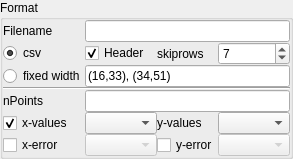
<?xml version="1.0" encoding="UTF-8"?>
<ui version="4.0">
 <class>Form</class>
 <widget class="QWidget" name="Form">
  <property name="geometry">
   <rect>
    <x>0</x>
    <y>0</y>
    <width>273</width>
    <height>141</height>
   </rect>
  </property>
  <property name="windowTitle">
   <string>Form</string>
  </property>
  <layout class="QVBoxLayout" name="verticalLayout">
   <property name="spacing">
    <number>0</number>
   </property>
   <property name="margin">
    <number>0</number>
   </property>
   <item>
    <widget class="QGroupBox" name="groupBox">
     <property name="title">
      <string>Format</string>
     </property>
     <layout class="QGridLayout" name="gridLayout">
      <property name="margin">
       <number>0</number>
      </property>
      <property name="spacing">
       <number>0</number>
      </property>
      <item row="6" column="0">
       <widget class="QRadioButton" name="radioButton">
        <property name="text">
         <string>fixed width</string>
        </property>
        <property name="checked">
         <bool>false</bool>
        </property>
       </widget>
      </item>
      <item row="2" column="1">
       <widget class="QCheckBox" name="checkBox_2">
        <property name="text">
         <string>Header</string>
        </property>
        <property name="checked">
         <bool>true</bool>
        </property>
       </widget>
      </item>
      <item row="12" column="0">
       <widget class="QCheckBox" name="checkBox_3">
        <property name="layoutDirection">
         <enum>Qt::LeftToRight</enum>
        </property>
        <property name="text">
         <string>x-error</string>
        </property>
       </widget>
      </item>
      <item row="2" column="0">
       <widget class="QRadioButton" name="radioButton_2">
        <property name="text">
         <string>csv</string>
        </property>
        <property name="checked">
         <bool>true</bool>
        </property>
       </widget>
      </item>
      <item row="2" column="3">
       <widget class="QSpinBox" name="spinBox">
        <property name="maximum">
         <number>9999</number>
        </property>
        <property name="value">
         <number>7</number>
        </property>
       </widget>
      </item>
      <item row="2" column="2">
       <widget class="QLabel" name="label">
        <property name="text">
         <string>skiprows</string>
        </property>
       </widget>
      </item>
      <item row="6" column="1" colspan="3">
       <widget class="QLineEdit" name="lineEdit">
        <property name="text">
         <string>(16,33), (34,51)</string>
        </property>
       </widget>
      </item>
      <item row="9" column="0">
       <widget class="QLabel" name="label_5">
        <property name="text">
         <string>nPoints</string>
        </property>
       </widget>
      </item>
      <item row="11" column="0">
       <widget class="QCheckBox" name="checkBox">
        <property name="text">
         <string>x-values</string>
        </property>
        <property name="checked">
         <bool>true</bool>
        </property>
       </widget>
      </item>
      <item row="12" column="1">
       <widget class="QComboBox" name="comboBox_3">
        <property name="enabled">
         <bool>false</bool>
        </property>
        <property name="editable">
         <bool>false</bool>
        </property>
       </widget>
      </item>
      <item row="11" column="2">
       <widget class="QLabel" name="label_3">
        <property name="text">
         <string>y-values</string>
        </property>
       </widget>
      </item>
      <item row="12" column="2">
       <widget class="QCheckBox" name="checkBox_4">
        <property name="layoutDirection">
         <enum>Qt::LeftToRight</enum>
        </property>
        <property name="text">
         <string>y-error</string>
        </property>
       </widget>
      </item>
      <item row="11" column="3">
       <widget class="QComboBox" name="comboBox_2">
        <property name="editable">
         <bool>false</bool>
        </property>
       </widget>
      </item>
      <item row="12" column="3">
       <widget class="QComboBox" name="comboBox_4">
        <property name="enabled">
         <bool>false</bool>
        </property>
        <property name="editable">
         <bool>false</bool>
        </property>
       </widget>
      </item>
      <item row="9" column="1" colspan="3">
       <widget class="QLineEdit" name="lineEdit_9">
        <property name="enabled">
         <bool>true</bool>
        </property>
        <property name="readOnly">
         <bool>true</bool>
        </property>
       </widget>
      </item>
      <item row="8" column="0" colspan="4">
       <widget class="Line" name="line_2">
        <property name="orientation">
         <enum>Qt::Horizontal</enum>
        </property>
       </widget>
      </item>
      <item row="11" column="1">
       <widget class="QComboBox" name="comboBox">
        <property name="editable">
         <bool>false</bool>
        </property>
       </widget>
      </item>
      <item row="0" column="1" colspan="3">
       <widget class="QLineEdit" name="lineEdit_8">
        <property name="enabled">
         <bool>true</bool>
        </property>
        <property name="dragEnabled">
         <bool>false</bool>
        </property>
        <property name="readOnly">
         <bool>true</bool>
        </property>
        <property name="cursorMoveStyle">
         <enum>Qt::VisualMoveStyle</enum>
        </property>
       </widget>
      </item>
      <item row="0" column="0">
       <widget class="QLabel" name="label_2">
        <property name="text">
         <string>Filename</string>
        </property>
       </widget>
      </item>
     </layout>
    </widget>
   </item>
  </layout>
 </widget>
 <resources/>
 <connections>
  <connection>
   <sender>checkBox_3</sender>
   <signal>toggled(bool)</signal>
   <receiver>comboBox_3</receiver>
   <slot>setEnabled(bool)</slot>
   <hints>
    <hint type="sourcelabel">
     <x>38</x>
     <y>126</y>
    </hint>
    <hint type="destinationlabel">
     <x>111</x>
     <y>126</y>
    </hint>
   </hints>
  </connection>
  <connection>
   <sender>checkBox_4</sender>
   <signal>toggled(bool)</signal>
   <receiver>comboBox_4</receiver>
   <slot>setEnabled(bool)</slot>
   <hints>
    <hint type="sourcelabel">
     <x>174</x>
     <y>126</y>
    </hint>
    <hint type="destinationlabel">
     <x>237</x>
     <y>126</y>
    </hint>
   </hints>
  </connection>
  <connection>
   <sender>checkBox</sender>
   <signal>toggled(bool)</signal>
   <receiver>comboBox</receiver>
   <slot>setEnabled(bool)</slot>
   <hints>
    <hint type="sourcelabel">
     <x>38</x>
     <y>106</y>
    </hint>
    <hint type="destinationlabel">
     <x>111</x>
     <y>106</y>
    </hint>
   </hints>
  </connection>
 </connections>
</ui>
